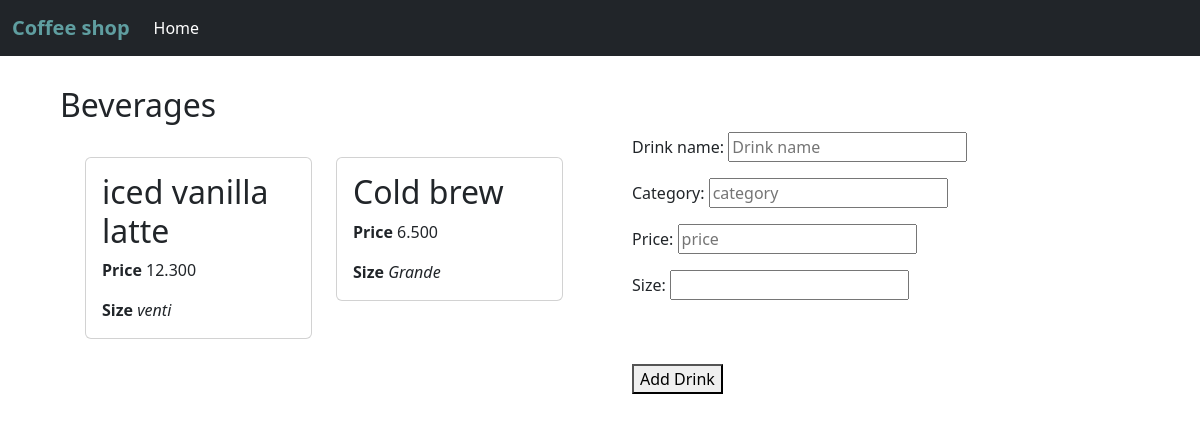
The app's page /, older data.
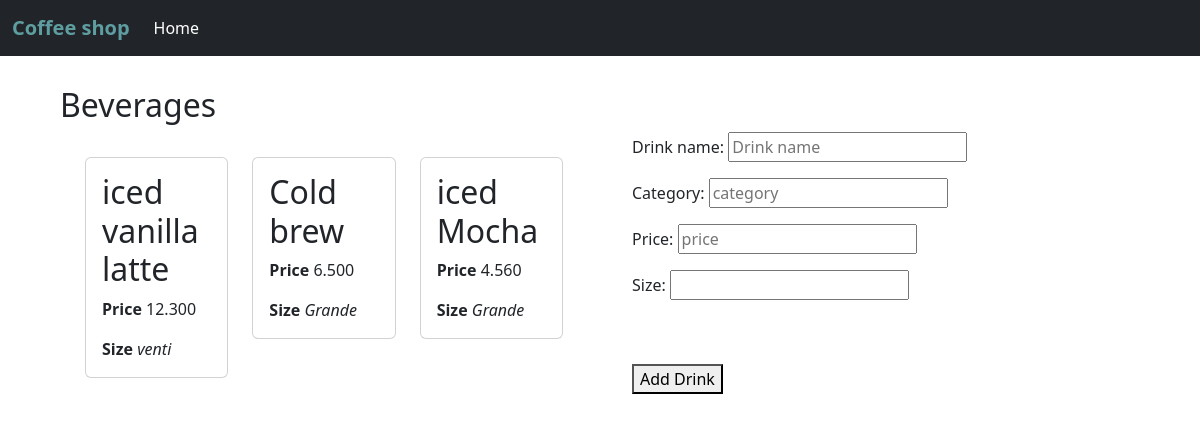
The same page, newer data.
### coffeeshop/models.py (models this page shows)
class beverage(models.Model):
    name = models.CharField(max_length=300)
    category = models.CharField(max_length=350)
    price = models.DecimalField(decimal_places=3, max_digits=10)
    size = models.CharField(max_length=300)
    ingredients = models.CharField(max_length=500)

### coffeeshop/views.py (the view, shortened to what this page needs)
# urls.py: path("", coffee_views.all, name="home"),
def all(request):
    data = DrinkForm()
    drinks = beverage.objects.all()
    return render(request, 'home.html', {'drinks': drinks, "data": data})

### coffeeshop/forms.py
class DrinkForm(forms.ModelForm):
    name = forms.CharField(required=True,
            widget=forms.widgets.TextInput(
            attrs={
                "placeholder": "Drink name",
                "class": "textinput is-success is-medium",
            }
        ),
        label="Drink name",)
    category = forms.CharField(required=True,
            widget=forms.widgets.TextInput(
            attrs={
                "placeholder": "category",
                "class": "textinput is-success is-medium",
            }
        ),
        label="Category",)
    price = forms.FloatField(required=True,
            widget=forms.widgets.TextInput(
            attrs={
                "placeholder": "price",
                "class": "textinput is-success is-medium",
            }
        ),
        label="Price",)
    size = forms.RadioSelect(choices=['Tall', 'Grande', 'Venti'])
    class Meta:
        model = beverage
        exclude = ['ingredients']

### coffeeshop/templates/home.html (shortened to what this page needs)
{% extends 'base.html' %}
{% block content %}
        <div class="container" style="padding: 30px">
            <h2> Beverages</h2>
            <div class="row">
                <div class="col">
                    <div class="row" style="padding: 25px">
                    {% for drink in drinks %}
                        <div class="col">
                            <div class="card">
                                <div class="card-body" style="padding-top: 15px">
                                    <h2 class="card-title">{{ drink.name }}</h2>
                                    <p class="card-text"><strong>Price  </strong> {{ drink.price }}</p>
                                    <p class="card-text"> <strong>Size  </strong> <i>{{ drink.size }}</i></p>
                                </div>
                            </div>
                        </div>
                    {% endfor %}
                    </div>
                </div>
                <div class="col">
                    <form method="post" style="align-content: center; padding-left: 20px">
                        {{ data.as_p }}
                        <button class="button is-success is-fullwidth is-medium mt-5"
                                type="submit">Add Drink</button>
                    </form>
                </div>
            </div>
        </div>
{% endblock %}

### coffeeshop/templates/base.html (shortened to what this page needs)
<!DOCTYPE html>
<html lang="en">
    <head>
        <link href="https://cdn.jsdelivr.net/npm/bootstrap@5.2.0/dist/css/bootstrap.min.css" rel="stylesheet">
    </head>
    <body>
       <nav class="navbar navbar-expand-lg navbar navbar-dark bg-dark">
         <div class="container-fluid">
           <a class="navbar-brand" href="/" style="font-weight: bolder; color: cadetblue">Coffee shop</a>
           <div class="collapse navbar-collapse" id="navbarSupportedContent">
             <ul class="navbar-nav me-auto mb-2 mb-lg-0">
               <li class="nav-item"><a class="nav-link active" aria-current="page" href="/" >Home</a></li>
             </ul>
           </div>
         </div>
       </nav>
       <div id="content">
           {% block content %}
           {% endblock %}
       </div>
    </body>
</html>

Row changes from the older to the newer data that the page shows:
added beverage: name "iced Mocha", price "4.560", size "Grande"
